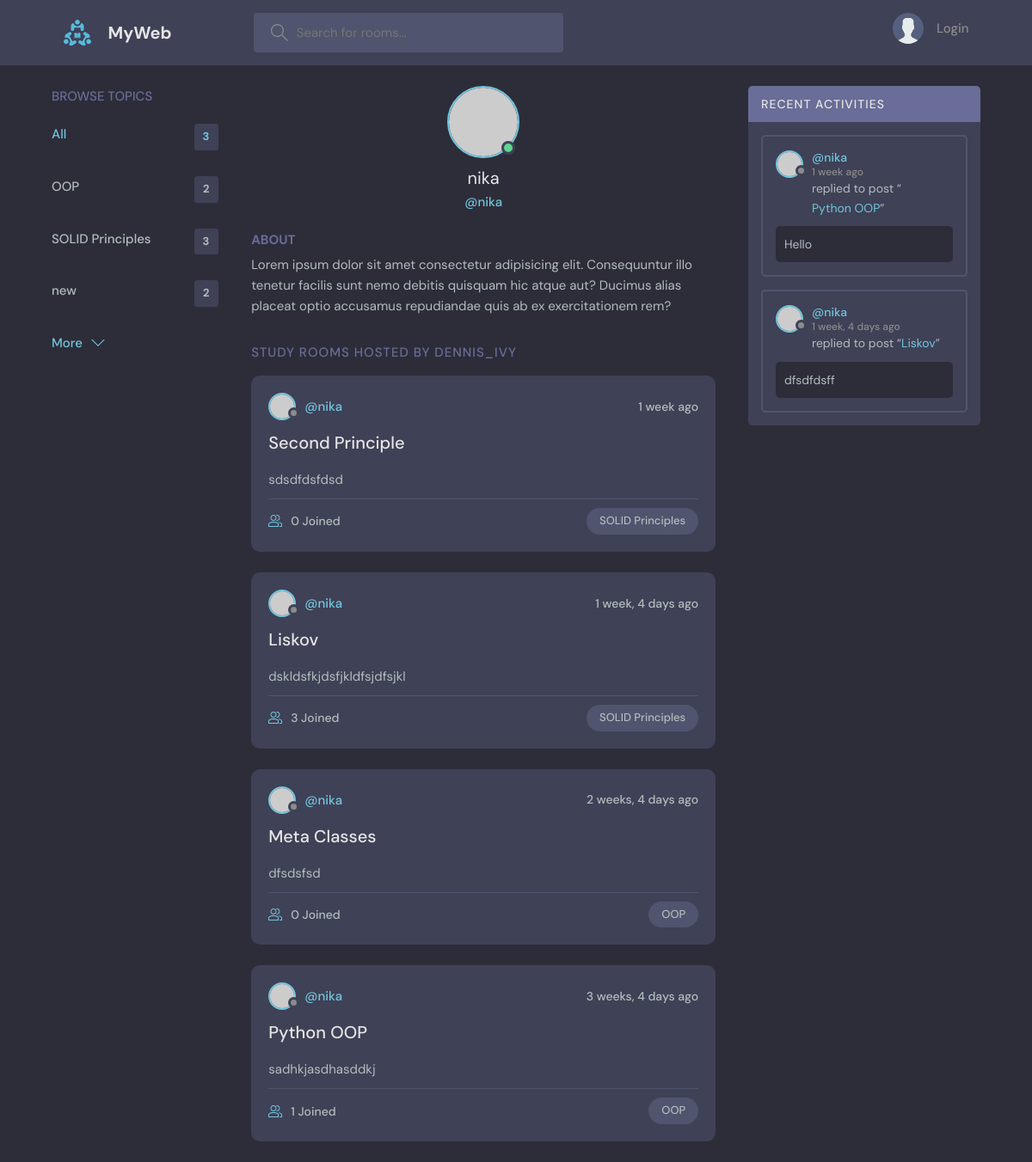
Page /profile/1/ on the earlier database version.
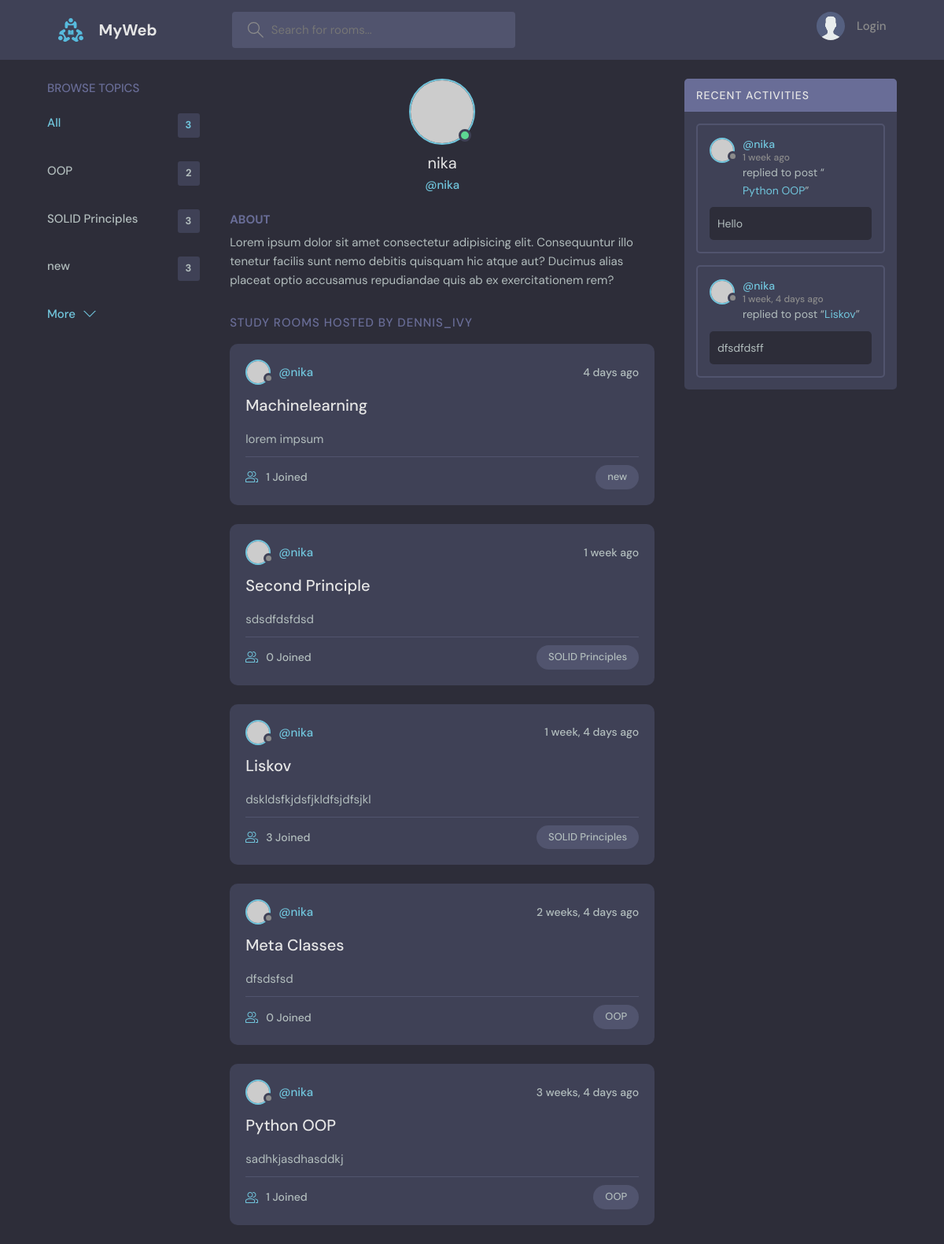
Same page on the later database version.
### base/models.py (models this page shows, shortened)
class Topic(models.Model):
    name = models.CharField(max_length=200)
    def __str__(self):
        return self.name

class Room(models.Model):
    host = models.ForeignKey(User, on_delete=models.SET_NULL, null=True)
    topic = models.ForeignKey(Topic, on_delete=models.SET_NULL, null=True)
    name = models.CharField(max_length=150)
    description = models.TextField(null=True, blank=True)
    participants = models.ManyToManyField(User, related_name="participants", blank=True)
    updated = models.DateTimeField(auto_now=True)
    created = models.DateTimeField(auto_now_add=True)
    class Meta:
        ordering = ['-updated', '-created']
    def __str__(self):
        return self.name

class Messages(models.Model):
    user = models.ForeignKey(User, on_delete=models.CASCADE)
    room = models.ForeignKey(Room, on_delete=models.CASCADE)
    body = models.TextField()
    updated = models.DateTimeField(auto_now=True)
    created = models.DateTimeField(auto_now_add=True)
    class Meta:
        ordering = ['-updated', '-created']

### base/views.py (the view)
# urls.py: path('profile/<str:pk>/', views.user_profile, name='user-profile'),
def user_profile(request, pk):
    user = User.objects.get(id=pk)
    topics = Topic.objects.all()
    rooms = user.room_set.all()
    room_messages = user.messages_set.all()
    context = {"user": user, "topics": topics, "rooms": rooms, "room_messages": room_messages}
    return render(request, "base/profile.html", context)

### base/templates/base/profile.html (shortened to what this page needs)
{% extends 'main.html' %}
{% block content %}
  <main class="profile-page layout layout--3">
    <div class="container">
      {% include 'base/topics_component.html' %}
      <div class="roomList">
        <div class="profile">
          <div class="profile__avatar">
            <div class="avatar avatar--large active">
              <img src="https://randomuser.me/api/portraits/men/11.jpg" />
            </div>
          </div>
          <div class="profile__info">
            <h3>{{user.username}}</h3>
            <p>@{{user.username}}</p>
          </div>
          <div class="profile__about">
            <h3>About</h3>
            <p>
              Lorem ipsum dolor sit amet consectetur adipisicing elit. Consequuntur illo tenetur
              facilis sunt nemo debitis quisquam hic atque aut? Ducimus alias placeat optio
              accusamus repudiandae quis ab ex exercitationem rem?
            </p>
          </div>
        </div>
        <div class="roomList__header">
          <div>
            <h2>Study Rooms Hosted by dennis_ivy</a>
            </h2>
          </div>
        </div>
        {% include 'base/feed_component.html' %}
      </div>
      {% include 'base/activity_component.html' %}
    </div>
  </main>
{% endblock %}

### templates/main.html (shortened to what this page needs)
<!DOCTYPE html>
{% load static %}
<html lang="en">
<head>
    <link rel="stylesheet" href="{% static 'styles/style.css' %}" />
</head>
<body>
    {% include 'navbar.html' %}
    {% block content %}
    {% endblock %}
</body>
</html>

### templates/navbar.html (shortened to what this page needs)
{% load static %}
<header class="header header--loggedIn">
      <div class="container">
        <a href="/" class="header__logo">
          <img src="{% static 'images/assets/logo.svg' %}" />
          <h1>MyWeb</h1>
        </a>
        <form class="header__search" method="GET" action="{% url 'home' %}">
          <label>
            <input name="q" placeholder="Search for rooms..." />
          </label>
        </form>
        <nav class="header__menu">
          {% if request.user.is_authenticated %}
          <div class="header__user">
            <a href="{% url 'user-profile' request.user.id %}">
              <div class="avatar avatar--medium active">
                <img src="https://randomuser.me/api/portraits/men/37.jpg" />
              </div>
              <p>{{request.user.username}}<span>@{{request.user.username}}</span></p>
            </a>
            <button class="dropdown-button">
              <svg version="1.1" xmlns="http://www.w3.org/2000/svg" width="32" height="32" viewBox="0 0 32 32">
                <title>chevron-down</title>
                <path d="M16 21l-13-13h-3l16 16 16-16h-3l-13 13z"></path>
              </svg>
            </button>
          </div>
          <div class="dropdown-menu">
            <a href="settings.html" class="dropdown-link"
              ><svg version="1.1" xmlns="http://www.w3.org/2000/svg" width="32" height="32" viewBox="0 0 32 32">
                <title>tools</title>
                <path
                  d="M27.465 32c-1.211 0-2.35-0.471-3.207-1.328l-9.392-9.391c-2.369 0.898-4.898 0.951-7.355 0.15-3.274-1.074-5.869-3.67-6.943-6.942-0.879-2.682-0.734-5.45 0.419-8.004 0.135-0.299 0.408-0.512 0.731-0.572 0.32-0.051 0.654 0.045 0.887 0.277l5.394 5.395 3.586-3.586-5.394-5.395c-0.232-0.232-0.336-0.564-0.276-0.887s0.272-0.596 0.572-0.732c2.552-1.152 5.318-1.295 8.001-0.418 3.274 1.074 5.869 3.67 6.943 6.942 0.806 2.457 0.752 4.987-0.15 7.358l9.392 9.391c0.844 0.842 1.328 2.012 1.328 3.207-0 2.5-2.034 4.535-4.535 4.535zM15.101 19.102c0.26 0 0.516 0.102 0.707 0.293l9.864 9.863c0.479 0.479 1.116 0.742 1.793 0.742 1.398 0 2.535-1.137 2.535-2.535 0-0.668-0.27-1.322-0.742-1.793l-9.864-9.863c-0.294-0.295-0.376-0.74-0.204-1.119 0.943-2.090 1.061-4.357 0.341-6.555-0.863-2.631-3.034-4.801-5.665-5.666-1.713-0.561-3.468-0.609-5.145-0.164l4.986 4.988c0.391 0.391 0.391 1.023 0 1.414l-5 5c-0.188 0.188-0.441 0.293-0.707 0.293s-0.52-0.105-0.707-0.293l-4.987-4.988c-0.45 1.682-0.397 3.436 0.164 5.146 0.863 2.631 3.034 4.801 5.665 5.666 2.2 0.721 4.466 0.604 6.555-0.342 0.132-0.059 0.271-0.088 0.411-0.088z"
                ></path>
              </svg>
              Settings</a
            >
            <a href="{% url 'logout' %}" class="dropdown-link"
              ><svg version="1.1" xmlns="http://www.w3.org/2000/svg" width="32" height="32" viewBox="0 0 32 32">
                <title>sign-out</title>
                <path
                  d="M3 0h22c0.553 0 1 0 1 0.553l-0 3.447h-2v-2h-20v28h20v-2h2l0 3.447c0 0.553-0.447 0.553-1 0.553h-22c-0.553 0-1-0.447-1-1v-30c0-0.553 0.447-1 1-1z"
                ></path>
                <path
                  d="M21.879 21.293l1.414 1.414 6.707-6.707-6.707-6.707-1.414 1.414 4.293 4.293h-14.172v2h14.172l-4.293 4.293z"
                ></path>
              </svg>
              Logout</a>
            {% else %}
            <a href="{% url 'login' %}">
              <img src="{% static 'images/assets/avatar.svg' %}" />
              <p>Login</p>
            </a>
            {% endif %}
          </div>
    </header>

### base/templates/base/topics_component.html
<div class="topics">
          <div class="topics__header">
            <h2>Browse Topics</h2>
          </div>
          <ul class="topics__list">
            <li>
              <a href="{% url 'home' %}" class="active">All <span>{{topics.count}}</span></a>
            </li>
          {% for topic in topics %}
            <li>
              <a href="{% url 'home' %}?q={{ topic.name }}">{{ topic }} <span>{{topic.room_set.all.count}}</span></a>
            </li>
          {% endfor %}
          </ul>
          <a class="btn btn--link" href="topics.html">
            More
            <svg version="1.1" xmlns="http://www.w3.org/2000/svg" width="32" height="32" viewBox="0 0 32 32">
              <title>chevron-down</title>
              <path d="M16 21l-13-13h-3l16 16 16-16h-3l-13 13z"></path>
            </svg>
          </a>
        </div>

### base/templates/base/feed_component.html (shortened to what this page needs)
{% for room in rooms %}
  <div class="roomListRoom">
              <div class="roomListRoom__header">
                <a href="{% url 'user-profile' room.host.id %}" class="roomListRoom__author">
                  <div class="avatar avatar--small">
                    <img src="https://randomuser.me/api/portraits/women/11.jpg" />
                  </div>
                  <span>@{{room.host}}</span>
                </a>
                <div class="roomListRoom__actions">
                  <span>{{room.created|timesince}} ago</span>
                </div>
              </div>
              <div class="roomListRoom__content">
                <a href="{% url 'room' room.id %}">{{room}}</a>
                <p>
                  {{room.description}}
                </p>
              </div>
              <div class="roomListRoom__meta">
                <a href="{% url 'room' room.id %}" class="roomListRoom__joined">
                  {{room.participants.all.count}} Joined
                </a>
                <p class="roomListRoom__topic">{{room.topic.name}}</p>
              </div>
  </div>
{% endfor %}

### base/templates/base/activity_component.html (shortened to what this page needs)
<div class="activities">
          <div class="activities__header">
            <h2>Recent Activities</h2>
          </div>
          {% for message in room_messages %}
            <div class="activities__box">
            <div class="activities__boxHeader roomListRoom__header">
              <a href="{% url 'user-profile' message.user.id %}" class="roomListRoom__author">
                <div class="avatar avatar--small">
                  <img src="https://randomuser.me/api/portraits/women/11.jpg" />
                </div>
                <p>
                  @{{message.user.username}}
                  <span>{{message.created|timesince}} ago</span>
                </p>
              </a>
            </div>
            <div class="activities__boxContent">
              <p>replied to post “<a href="{% url 'room' message.room.id %}">{{message.room}}</a>”</p>
              <div class="activities__boxRoomContent">
                {{message.body}}
              </div>
            </div>
          </div>
          {% endfor %}
        </div>

Differences in the rows shown:
computed for Topic "new": room_set.all.count "2" → "3"
added Room: host "nika", created "4 days", name "Machinelearning", description "lorem impsum", participants.all.count "1", topic.name "new"
